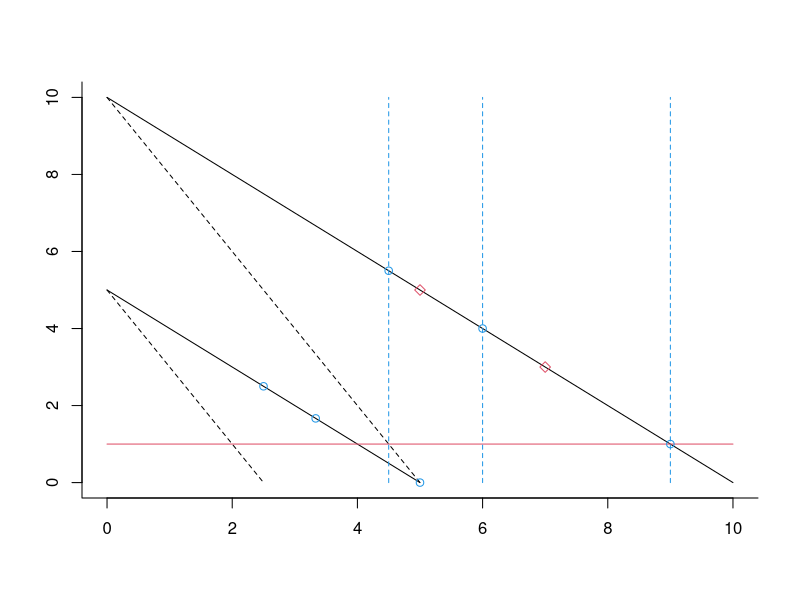

Write the R code that produced this figure.
library(gdata)
library(RColorBrewer)
library(xtable)

convert <- function(x){
    rownames(x) <- x[,1]
    x <- as.matrix(x[,-1])}
    
daten<-convert(as.matrix(read.csv2("Mappe1.csv",header=F)))

daten.red<-daten[,1:5]

par(new=T)
matplot(rownames(daten.red),daten.red,type="l",xlab=NA,ylab=NA,bty="l",lwd=1,col=c(1,1,1,1,2) ,lty = c(1,1,2,2,1),ylim = c(0,10))
lines(x=c(4.5,4.5),y=c(0,10),type="l",lwd=1,col=4, lty = 2)
lines(x=c(6,6),y=c(0,10),type="l",lwd=1,col=4,lty = 2)
lines(x=c(	9,9),y=c(0,10),type="l",lwd=1,col=4,lty = 2)
points(x=c(5,7), y=c(5,3),pch=5,col=2)
points(x=c(2.5,4.5,5,9,3.33333333,6), y=c(2.5,5.5,0,1,1.66666666,4),pch=1,col=4)
par(new=F)
  
  

 
